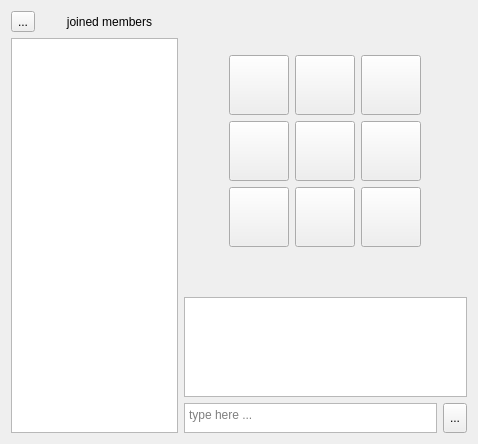
<?xml version="1.0" encoding="UTF-8"?>
<ui version="4.0">
 <class>ServerGameHandeler</class>
 <widget class="QWidget" name="ServerGameHandeler">
  <property name="windowModality">
   <enum>Qt::NonModal</enum>
  </property>
  <property name="enabled">
   <bool>true</bool>
  </property>
  <property name="geometry">
   <rect>
    <x>0</x>
    <y>0</y>
    <width>478</width>
    <height>444</height>
   </rect>
  </property>
  <property name="windowTitle">
   <string>ttt-Server</string>
  </property>
  <layout class="QGridLayout" name="gridLayout_2">
   <item row="0" column="0">
    <layout class="QVBoxLayout" name="verticalLayout_5">
     <item>
      <layout class="QHBoxLayout" name="horizontalLayout">
       <item>
        <layout class="QVBoxLayout" name="verticalLayout_3">
         <item>
          <layout class="QHBoxLayout" name="horizontalLayout_2">
           <item>
            <widget class="QToolButton" name="BackButton">
             <property name="text">
              <string>...</string>
             </property>
             <property name="icon">
              <iconset resource="qtresource.qrc">
               <normaloff>:/icons/back.png</normaloff>:/icons/back.png</iconset>
             </property>
            </widget>
           </item>
           <item>
            <widget class="QLabel" name="membersLabel">
             <property name="sizePolicy">
              <sizepolicy hsizetype="Preferred" vsizetype="Preferred">
               <horstretch>0</horstretch>
               <verstretch>0</verstretch>
              </sizepolicy>
             </property>
             <property name="text">
              <string>joined members</string>
             </property>
             <property name="alignment">
              <set>Qt::AlignCenter</set>
             </property>
            </widget>
           </item>
          </layout>
         </item>
         <item>
          <widget class="QListWidget" name="listOfMembers">
           <property name="sizePolicy">
            <sizepolicy hsizetype="Expanding" vsizetype="Expanding">
             <horstretch>0</horstretch>
             <verstretch>0</verstretch>
            </sizepolicy>
           </property>
           <property name="maximumSize">
            <size>
             <width>170</width>
             <height>16777215</height>
            </size>
           </property>
          </widget>
         </item>
         <item>
          <layout class="QHBoxLayout" name="horizontalLayout_5"/>
         </item>
        </layout>
       </item>
       <item>
        <layout class="QVBoxLayout" name="verticalLayout">
         <item>
          <widget class="QWidget" name="boardWidget" native="true">
           <property name="autoFillBackground">
            <bool>false</bool>
           </property>
           <layout class="QGridLayout" name="gridLayout">
            <item row="0" column="0">
             <layout class="QGridLayout" name="boardLayout">
              <item row="2" column="2">
               <widget class="QPushButton" name="c3">
                <property name="sizePolicy">
                 <sizepolicy hsizetype="Expanding" vsizetype="Expanding">
                  <horstretch>0</horstretch>
                  <verstretch>0</verstretch>
                 </sizepolicy>
                </property>
                <property name="minimumSize">
                 <size>
                  <width>30</width>
                  <height>30</height>
                 </size>
                </property>
                <property name="maximumSize">
                 <size>
                  <width>60</width>
                  <height>60</height>
                 </size>
                </property>
                <property name="text">
                 <string/>
                </property>
               </widget>
              </item>
              <item row="2" column="0">
               <widget class="QPushButton" name="c1">
                <property name="sizePolicy">
                 <sizepolicy hsizetype="Maximum" vsizetype="Expanding">
                  <horstretch>0</horstretch>
                  <verstretch>0</verstretch>
                 </sizepolicy>
                </property>
                <property name="minimumSize">
                 <size>
                  <width>30</width>
                  <height>30</height>
                 </size>
                </property>
                <property name="maximumSize">
                 <size>
                  <width>60</width>
                  <height>60</height>
                 </size>
                </property>
                <property name="text">
                 <string/>
                </property>
               </widget>
              </item>
              <item row="1" column="2">
               <widget class="QPushButton" name="b3">
                <property name="sizePolicy">
                 <sizepolicy hsizetype="Expanding" vsizetype="Expanding">
                  <horstretch>0</horstretch>
                  <verstretch>0</verstretch>
                 </sizepolicy>
                </property>
                <property name="minimumSize">
                 <size>
                  <width>30</width>
                  <height>30</height>
                 </size>
                </property>
                <property name="maximumSize">
                 <size>
                  <width>60</width>
                  <height>60</height>
                 </size>
                </property>
                <property name="text">
                 <string/>
                </property>
               </widget>
              </item>
              <item row="0" column="0">
               <widget class="QPushButton" name="a1">
                <property name="sizePolicy">
                 <sizepolicy hsizetype="Expanding" vsizetype="Expanding">
                  <horstretch>0</horstretch>
                  <verstretch>0</verstretch>
                 </sizepolicy>
                </property>
                <property name="minimumSize">
                 <size>
                  <width>30</width>
                  <height>30</height>
                 </size>
                </property>
                <property name="maximumSize">
                 <size>
                  <width>60</width>
                  <height>60</height>
                 </size>
                </property>
                <property name="text">
                 <string/>
                </property>
                <property name="icon">
                 <iconset resource="qtresource.qrc">
                  <normaloff>:/pics/cross.png</normaloff>:/pics/cross.png</iconset>
                </property>
                <property name="iconSize">
                 <size>
                  <width>30</width>
                  <height>30</height>
                 </size>
                </property>
               </widget>
              </item>
              <item row="2" column="1">
               <widget class="QPushButton" name="c2">
                <property name="sizePolicy">
                 <sizepolicy hsizetype="Maximum" vsizetype="Expanding">
                  <horstretch>0</horstretch>
                  <verstretch>0</verstretch>
                 </sizepolicy>
                </property>
                <property name="minimumSize">
                 <size>
                  <width>30</width>
                  <height>30</height>
                 </size>
                </property>
                <property name="maximumSize">
                 <size>
                  <width>60</width>
                  <height>60</height>
                 </size>
                </property>
                <property name="text">
                 <string/>
                </property>
               </widget>
              </item>
              <item row="0" column="2">
               <widget class="QPushButton" name="a3">
                <property name="sizePolicy">
                 <sizepolicy hsizetype="Expanding" vsizetype="Expanding">
                  <horstretch>0</horstretch>
                  <verstretch>0</verstretch>
                 </sizepolicy>
                </property>
                <property name="minimumSize">
                 <size>
                  <width>30</width>
                  <height>30</height>
                 </size>
                </property>
                <property name="maximumSize">
                 <size>
                  <width>60</width>
                  <height>60</height>
                 </size>
                </property>
                <property name="text">
                 <string/>
                </property>
               </widget>
              </item>
              <item row="1" column="0">
               <widget class="QPushButton" name="b1">
                <property name="sizePolicy">
                 <sizepolicy hsizetype="Expanding" vsizetype="Expanding">
                  <horstretch>0</horstretch>
                  <verstretch>0</verstretch>
                 </sizepolicy>
                </property>
                <property name="minimumSize">
                 <size>
                  <width>30</width>
                  <height>30</height>
                 </size>
                </property>
                <property name="maximumSize">
                 <size>
                  <width>60</width>
                  <height>60</height>
                 </size>
                </property>
                <property name="text">
                 <string/>
                </property>
                <property name="icon">
                 <iconset resource="qtresource.qrc">
                  <normaloff>:/pics/circle.png</normaloff>:/pics/circle.png</iconset>
                </property>
                <property name="iconSize">
                 <size>
                  <width>30</width>
                  <height>30</height>
                 </size>
                </property>
               </widget>
              </item>
              <item row="0" column="1">
               <widget class="QPushButton" name="a2">
                <property name="sizePolicy">
                 <sizepolicy hsizetype="Expanding" vsizetype="Expanding">
                  <horstretch>0</horstretch>
                  <verstretch>0</verstretch>
                 </sizepolicy>
                </property>
                <property name="minimumSize">
                 <size>
                  <width>30</width>
                  <height>30</height>
                 </size>
                </property>
                <property name="maximumSize">
                 <size>
                  <width>60</width>
                  <height>60</height>
                 </size>
                </property>
                <property name="text">
                 <string/>
                </property>
               </widget>
              </item>
              <item row="1" column="1">
               <widget class="QPushButton" name="b2">
                <property name="sizePolicy">
                 <sizepolicy hsizetype="Expanding" vsizetype="Expanding">
                  <horstretch>0</horstretch>
                  <verstretch>0</verstretch>
                 </sizepolicy>
                </property>
                <property name="minimumSize">
                 <size>
                  <width>30</width>
                  <height>30</height>
                 </size>
                </property>
                <property name="maximumSize">
                 <size>
                  <width>60</width>
                  <height>60</height>
                 </size>
                </property>
                <property name="text">
                 <string/>
                </property>
               </widget>
              </item>
             </layout>
            </item>
           </layout>
          </widget>
         </item>
         <item>
          <widget class="QListWidget" name="chatList">
           <property name="maximumSize">
            <size>
             <width>16777215</width>
             <height>100</height>
            </size>
           </property>
           <property name="horizontalScrollBarPolicy">
            <enum>Qt::ScrollBarAsNeeded</enum>
           </property>
           <property name="isWrapping" stdset="0">
            <bool>false</bool>
           </property>
           <property name="wordWrap">
            <bool>true</bool>
           </property>
          </widget>
         </item>
         <item>
          <layout class="QHBoxLayout" name="horizontalLayout_4">
           <item>
            <widget class="QTextEdit" name="chatTextEdit">
             <property name="sizePolicy">
              <sizepolicy hsizetype="Expanding" vsizetype="Preferred">
               <horstretch>0</horstretch>
               <verstretch>0</verstretch>
              </sizepolicy>
             </property>
             <property name="maximumSize">
              <size>
               <width>16777215</width>
               <height>30</height>
              </size>
             </property>
             <property name="placeholderText">
              <string>type here ...</string>
             </property>
            </widget>
           </item>
           <item>
            <widget class="QToolButton" name="SendButton">
             <property name="sizePolicy">
              <sizepolicy hsizetype="Preferred" vsizetype="Preferred">
               <horstretch>0</horstretch>
               <verstretch>0</verstretch>
              </sizepolicy>
             </property>
             <property name="text">
              <string>...</string>
             </property>
             <property name="icon">
              <iconset resource="qtresource.qrc">
               <normaloff>:/icons/send.png</normaloff>:/icons/send.png</iconset>
             </property>
            </widget>
           </item>
          </layout>
         </item>
        </layout>
       </item>
      </layout>
     </item>
    </layout>
   </item>
  </layout>
 </widget>
 <resources>
  <include location="qtresource.qrc"/>
 </resources>
 <connections/>
</ui>
